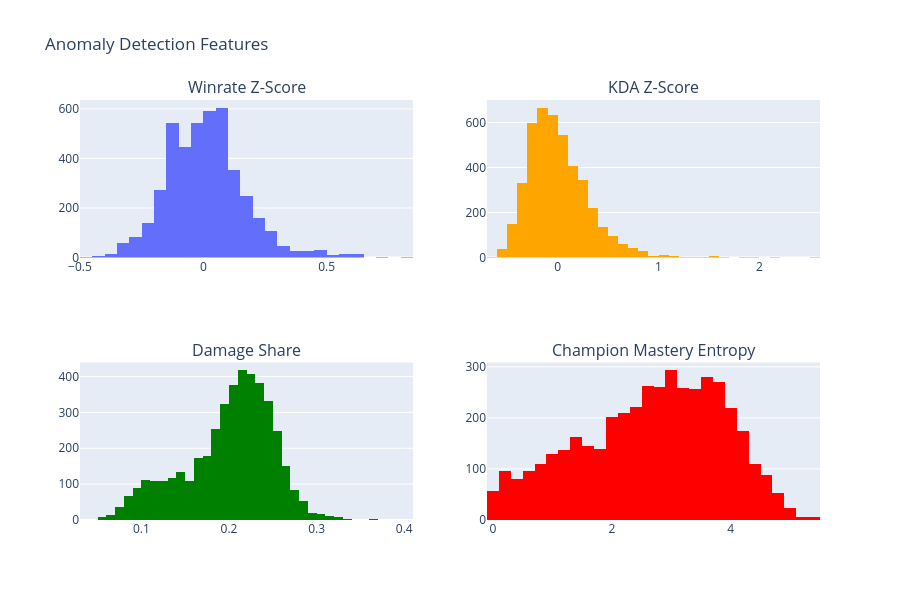

Here is the notebook cell this chart was saved with:
### Markdown cell above
# Dataset 4: MATCH_FEATURES - Match Outcome Prediction

**Purpose:** Predict match winner from team performance differentials

**Granularity:** 2 rows per match (one per team)

**Features:** All are DIFFERENTIALS (Team A stat - Team B stat)
- gold_diff, damage_diff, vision_diff, kda_diff, cs_diff
- gold_per_min_diff, damage_per_min_diff, vision_per_min_diff
- first_blood_diff, first_tower_diff, first_dragon_diff

**Target:** `team_win` (binary: 0 = loss, 1 = win)

### Code cell
# Visualization 4: Z-Score Anomaly Detection
fig = make_subplots(rows=2, cols=2, 
                     subplot_titles=["Winrate Z-Score", "KDA Z-Score", "Damage Share", "Champion Mastery Entropy"])

fig.add_trace(go.Histogram(x=smurf_df['winrate_zscore'], nbinsx=50, name='winrate_zscore'),
              row=1, col=1)
fig.add_trace(go.Histogram(x=smurf_df['kda_zscore'], nbinsx=50, name='kda_zscore', marker_color='orange'),
              row=1, col=2)
fig.add_trace(go.Histogram(x=smurf_df['dmg_share'], nbinsx=50, name='dmg_share', marker_color='green'),
              row=2, col=1)
fig.add_trace(go.Histogram(x=smurf_df['champ_mastery_entropy'], nbinsx=50, name='champ_entropy', marker_color='red'),
              row=2, col=2)

fig.update_layout(height=600, title_text="Anomaly Detection Features", showlegend=False)
fig.show()

# Detect obvious anomalies (3+ standard deviations)
high_wr_zscore = (smurf_df['winrate_zscore'] > 3).sum()
high_kda_zscore = (smurf_df['kda_zscore'] > 3).sum()

print(f"✓ Insight: Most Z-scores are normal (±3 std)")
print(f"  - High winrate anomalies (zscore > 3): {high_wr_zscore} players")
print(f"  - High KDA anomalies (zscore > 3): {high_kda_zscore} players")
print(f"  - Potential smurfs: {len(smurf_df[(smurf_df['winrate_zscore'] > 2) & (smurf_df['kda_zscore'] > 2)])} (both high winrate AND high KDA)")

### Figure 1 — Plotly figure (JSON) as saved in the notebook; plotly's stock layout.template omitted (floating-point values rounded to 4 significant figures; data arrays with more than 128 entries replaced by an {"elided": "..."} marker saying what was removed)
{"data": [{"name": "winrate_zscore", "nbinsx": 50, "type": "histogram", "x": {"elided": "4340 float values"}, "xaxis": "x", "yaxis": "y"}, {"marker": {"color": "orange"}, "name": "kda_zscore", "nbinsx": 50, "type": "histogram", "x": {"elided": "4340 float values"}, "xaxis": "x2", "yaxis": "y2"}, {"marker": {"color": "green"}, "name": "dmg_share", "nbinsx": 50, "type": "histogram", "x": {"elided": "4340 float values"}, "xaxis": "x3", "yaxis": "y3"}, {"marker": {"color": "red"}, "name": "champ_entropy", "nbinsx": 50, "type": "histogram", "x": {"elided": "4340 float values"}, "xaxis": "x4", "yaxis": "y4"}], "layout": {"annotations": [{"font": {"size": 16}, "showarrow": false, "text": "Winrate Z-Score", "x": 0.225, "xanchor": "center", "xref": "paper", "y": 1, "yanchor": "bottom", "yref": "paper"}, {"font": {"size": 16}, "showarrow": false, "text": "KDA Z-Score", "x": 0.775, "xanchor": "center", "xref": "paper", "y": 1, "yanchor": "bottom", "yref": "paper"}, {"font": {"size": 16}, "showarrow": false, "text": "Damage Share", "x": 0.225, "xanchor": "center", "xref": "paper", "y": 0.375, "yanchor": "bottom", "yref": "paper"}, {"font": {"size": 16}, "showarrow": false, "text": "Champion Mastery Entropy", "x": 0.775, "xanchor": "center", "xref": "paper", "y": 0.375, "yanchor": "bottom", "yref": "paper"}], "height": 600, "showlegend": false, "title": {"text": "Anomaly Detection Features"}, "xaxis": {"anchor": "y", "domain": [0, 0.45]}, "xaxis2": {"anchor": "y2", "domain": [0.55, 1]}, "xaxis3": {"anchor": "y3", "domain": [0, 0.45]}, "xaxis4": {"anchor": "y4", "domain": [0.55, 1]}, "yaxis": {"anchor": "x", "domain": [0.625, 1]}, "yaxis2": {"anchor": "x2", "domain": [0.625, 1]}, "yaxis3": {"anchor": "x3", "domain": [0, 0.375]}, "yaxis4": {"anchor": "x4", "domain": [0, 0.375]}}}
